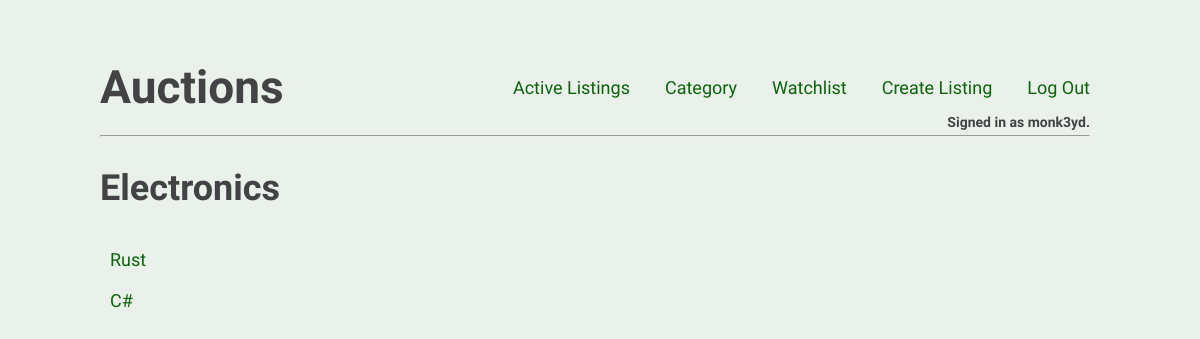
Screenshot of /categories/Electronics (signed in) with the database file from the repository.
### auctions/models.py (models this page shows)
class User(AbstractUser):
    pass

class ListingItem(models.Model):
    title = models.CharField(max_length=50)
    description = models.CharField(max_length=250)
    starting_bid = models.FloatField()
    img_url = models.URLField(blank=True)  # models.ImageField()
    category = models.CharField(max_length=50, choices=category_choices)
    starting_date = models.DateTimeField(auto_now=True)
    author = models.ForeignKey(
        settings.AUTH_USER_MODEL,
        on_delete=models.CASCADE,
    )  # ForeigKey to User.
    is_active = models.BooleanField(default=True)
    in_watchlist = models.BooleanField(default=False)
    highest_bid = models.FloatField(default=0)
    highest_bid_user = models.CharField(max_length=50, blank=True, null=True)
    def __str__(self):
        return f"{self.title}"

### auctions/views.py (the view)
# urls.py: path("categories/<str:category_name>", views.category, name="category"),
def category(request, category_name):
    category_items = ListingItem.objects.filter(category=category_name)
    print(category_items)
    return render(request, "auctions/category.html", {
        "category_items":  category_items,
        "category_name": category_name
    })

### auctions/templates/auctions/category.html (shortened to what this page needs)
{% extends 'auctions/layout.html' %}
{% block body %}
    <h2 class="body-title">{{ category_name }}</h2>
    <ul>
      {% for item in category_items %}
        {% if item.is_active %}
            <li><a href="{% url 'item' item.id %}">{{ item }}</a></li>
        {% endif %}
      {% endfor %}
    </ul>
{% endblock %}

### auctions/templates/auctions/layout.html (shortened to what this page needs)
<!DOCTYPE html>
{% load static %}
<html lang="en">
    <head>
        <link href="{% static 'auctions/style.css' %}" rel="stylesheet">
    </head>
    <body>
        <nav class="navbar">
            <h1 class="nav-brand">Auctions</h1>
            <ul class="navbar-nav">
                <li class="nav-item">
                    <a class="nav-link" href="{% url 'index' %}">Active Listings</a>
                </li>
                <li class="nav-item">
                    <a class="nav-link" href="{% url 'categories' %}">Category</a>
                </li>
                {% if user.is_authenticated %}
                    <li class="nav-item">
                        <a class="nav-link" href="{% url 'watchlist' %}">Watchlist</a>
                    </li>
                    <li class="nav-item">
                        <a class="nav-link" href="{% url 'create' %}">Create Listing</a>
                    </li>
                    <li class="nav-item">
                        <a class="nav-link" href="{% url 'logout' %}">Log Out</a>
                    </li>
                {% endif %}
            </ul>
        </nav>
        <div class="login-status">
            {% if user.is_authenticated %}
                Signed in as <strong>{{ user.username }}</strong>.
            {% else %}
                Not signed in.
            {% endif %}
        </div>
        <hr>
        {% block body %}
        {% endblock %}
    </body>
</html>

### auctions/static/auctions/style.css (style rules this page uses)
* { box-sizing: border-box; margin: 0; padding: 0; }
html { font-size: 62.5%; }
body { color: rgb(67, 67, 70); background-color: rgb(234, 241, 234); font-size: 1.8rem; font-family: 'Raleway', 'Trebuchet MS', 'Lucida Sans Unicode', 'Lucida Grande', 'Lucida Sans', Arial, sans-serif; padding: 6rem 10rem; }
h1 { font-size: 4.6rem; font-weight: 800; }
h2 { font-size: 3.6rem; font-weight: 600; }
ul { list-style-type: none; }
li { padding: 1rem; }
a { color: rgb(12, 99, 12); text-decoration: none; }
.navbar { display: flex; justify-content: space-between; align-items: center; }
.navbar-nav { display: flex; flex-wrap: wrap; }
.nav-item { margin-left: 1.5rem; }
.login-status { font-size: 1.4rem; font-weight: 600; text-align: end; padding-right: 1rem; }
hr { margin: 0.5rem 1rem 3rem 0; }
.body-title { margin-bottom: 3rem; }

### rows the page displays
User: username "monk3yd"
ListingItem: title "Rust"
ListingItem: title "C#"

### other values shown
{{ category_name }} "Electronics"
